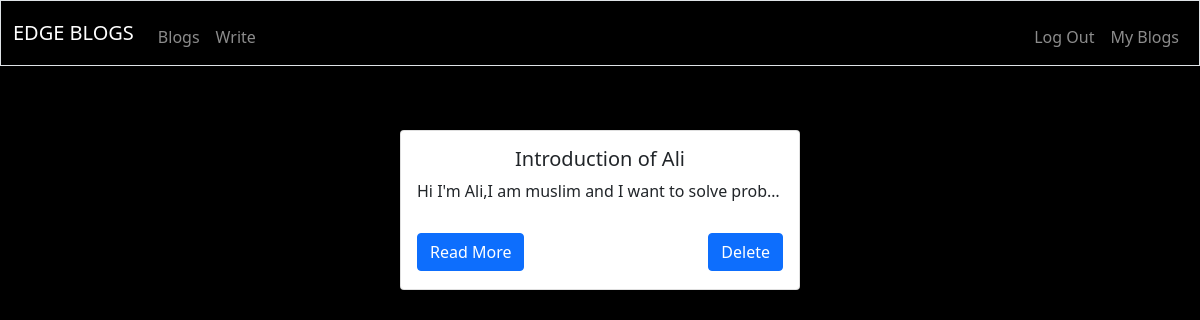
Screenshot of /profile (signed in) with the database file from the repository.
### tables this page shows
CREATE TABLE blog_data(blog_id INTEGER PRIMARY KEY AUTOINCREMENT NOT NULL,user_id INTEGER NOT NULL,blog_title VARCHAR ,blog_content VARCHAR ,timestamp DATETIME,FOREIGN KEY(user_id) REFERENCES users(user_id));

### app.py (the view)
@app.route("/profile", methods = ["POST","GET"])
@login_required
def profile():
    if request.method == "GET":
        results = db.execute("SELECT * FROM blog_data WHERE user_id = ?",session["user_id"])
        for blog in results:
            blog_title = blog["blog_title"]
            blog_content = blog["blog_content"]
        return render_template("profile.html",result = results)
    else:
        title = request.form.get("title")
        return delete(title)

### helpers.py (called while the page is built)
def login_required(f):
    @wraps(f)
    def decorated_function(*args, **kwargs):
        if session.get("user_id") is None:
            return redirect("/login")
        return f(*args, **kwargs)
    return decorated_function

### templates/profile.html (shortened to what this page needs)
{% extends "jinjaforwrite.html"%}
{% block main %}
<main class="container py-3 text-center">
    {% for value in result %}
    <div class="card1">
        <div class="card mb-3 ">
            <div class="card-body">
                <h5 class="card-title" name="title">{{value.blog_title}}</h5>
                <p class="card-text"
                    style="width:40ch;overflow:hidden;white-space:nowrap;text-overflow:ellipsis;margin-bottom:30px;">
                    {{value.blog_content}}</p>
                <div class="buttons">
                <a href="/blog/{{value.blog_title}}" class="btn btn-primary">Read More</a>
                <form action="/profile" method="post">
                    <button type="submit" class="btn btn-primary">Delete</button>
                </form>
                </div>
            </div>
        </div>
    </div>
    {% endfor %}
    {% endblock %}

### templates/profile.html (style rules this page uses)
body { background-color: black; }
.container { display: flex; flex-wrap: wrap; justify-content: center; align-items: center; gap: 20px; }
.card { width: 25rem; height: 10rem; }
.buttons { display:flex; justify-content:space-between; }

### rows the page displays
blog_data: blog_title "Introduction of Ali", blog_content "Hi I'm Ali,I am muslim and I want to solve prob…"
